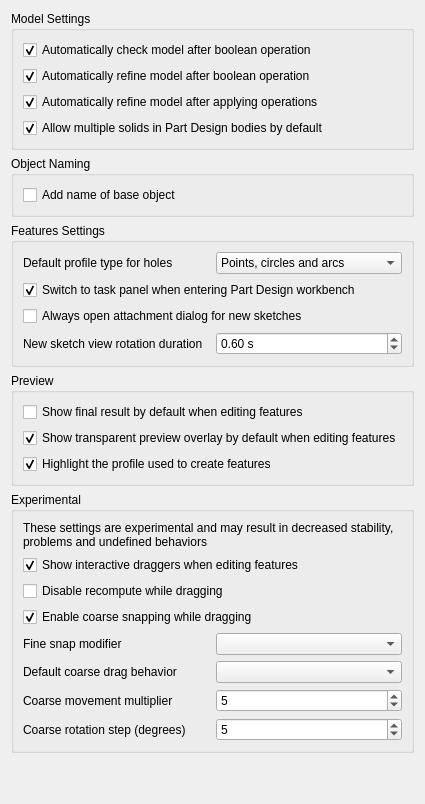
<?xml version="1.0" encoding="UTF-8"?>
<ui version="4.0">
 <class>PartGui::DlgSettingsGeneral</class>
 <widget class="QWidget" name="PartGui::DlgSettingsGeneral">
  <property name="minimumSize">
   <size>
    <width>400</width>
    <height>500</height>
   </size>
  </property>
  <property name="windowTitle">
   <string>General</string>
  </property>
  <layout class="QVBoxLayout" name="verticalLayout">
   <item>
    <widget class="QGroupBox" name="groupBox_2">
     <property name="title">
      <string>Model Settings</string>
     </property>
     <layout class="QGridLayout" name="gridLayout">
      <item row="0" column="0">
       <widget class="Gui::PrefCheckBox" name="checkBooleanCheck">
        <property name="sizePolicy">
         <sizepolicy hsizetype="Preferred" vsizetype="Fixed">
          <horstretch>0</horstretch>
          <verstretch>0</verstretch>
         </sizepolicy>
        </property>
        <property name="text">
         <string>Automatically check model after boolean operation</string>
        </property>
        <property name="toolTip">
         <string>Validates the geometry (BRep) after every boolean operation to detect errors. Note: This may slow down performance on complex models.</string>
        </property>
        <property name="checked">
         <bool>true</bool>
        </property>
        <property name="prefEntry" stdset="0">
         <cstring>CheckModel</cstring>
        </property>
        <property name="prefPath" stdset="0">
         <cstring>Mod/Part/Boolean</cstring>
        </property>
       </widget>
      </item>
      <item row="1" column="0">
       <widget class="Gui::PrefCheckBox" name="checkBooleanRefine">
        <property name="sizePolicy">
         <sizepolicy hsizetype="Preferred" vsizetype="Fixed">
          <horstretch>0</horstretch>
          <verstretch>0</verstretch>
         </sizepolicy>
        </property>
        <property name="text">
         <string>Automatically refine model after boolean operation</string>
        </property>
        <property name="toolTip">
         <string>Automatically cleans up the shape after boolean operations by removing redundant coplanar edges and merging adjacent faces</string>
        </property>
        <property name="checked">
         <bool>true</bool>
        </property>
        <property name="prefEntry" stdset="0">
         <cstring>RefineModel</cstring>
        </property>
        <property name="prefPath" stdset="0">
         <cstring>Mod/Part/Boolean</cstring>
        </property>
       </widget>
      </item>
      <item row="2" column="0">
       <widget class="Gui::PrefCheckBox" name="checkSketchBaseRefine">
        <property name="sizePolicy">
         <sizepolicy hsizetype="Preferred" vsizetype="Fixed">
          <horstretch>0</horstretch>
          <verstretch>0</verstretch>
         </sizepolicy>
        </property>
        <property name="text">
         <string>Automatically refine model after applying operations</string>
        </property>
        <property name="toolTip">
         <string>Automatically runs a refinement pass after creating Part Design features to remove unnecessary edges and clean up the geometry</string>
        </property>
        <property name="checked">
         <bool>true</bool>
        </property>
        <property name="prefEntry" stdset="0">
         <cstring>RefineModel</cstring>
        </property>
        <property name="prefPath" stdset="0">
         <cstring>Mod/PartDesign</cstring>
        </property>
       </widget>
      </item>
      <item row="3" column="0">
       <widget class="Gui::PrefCheckBox" name="checkAllowCompoundBody">
        <property name="sizePolicy">
         <sizepolicy hsizetype="Preferred" vsizetype="Fixed">
          <horstretch>0</horstretch>
          <verstretch>0</verstretch>
         </sizepolicy>
        </property>
        <property name="text">
         <string>Allow multiple solids in Part Design bodies by default</string>
        </property>
        <property name="toolTip">
         <string>Sets new bodies to allow multiple disconnected solids (compounds). If unchecked, a body is strictly limited to a single contiguous solid.</string>
        </property>
        <property name="checked">
         <bool>true</bool>
        </property>
        <property name="prefEntry" stdset="0">
         <cstring>AllowCompoundDefault</cstring>
        </property>
        <property name="prefPath" stdset="0">
         <cstring>Mod/PartDesign</cstring>
        </property>
       </widget>
      </item>
     </layout>
    </widget>
   </item>
   <item>
    <widget class="QGroupBox" name="groupBox_3">
     <property name="enabled">
      <bool>true</bool>
     </property>
     <property name="visible">
      <bool>false</bool>
     </property>
     <property name="title">
      <string>Object Naming</string>
     </property>
     <layout class="QGridLayout" name="gridLayout_2">
      <item row="0" column="0">
       <widget class="Gui::PrefCheckBox" name="checkObjectNaming">
        <property name="sizePolicy">
         <sizepolicy hsizetype="Preferred" vsizetype="Fixed">
          <horstretch>0</horstretch>
          <verstretch>0</verstretch>
         </sizepolicy>
        </property>
        <property name="toolTip">
         <string>Currently not implemented: this option does not yet modify automatically generated Part feature names</string>
        </property>
        <property name="text">
         <string>Add name of base object</string>
        </property>
        <property name="prefEntry" stdset="0">
         <cstring>AddBaseObjectName</cstring>
        </property>
        <property name="prefPath" stdset="0">
         <cstring>Mod/Part</cstring>
        </property>
       </widget>
      </item>
     </layout>
    </widget>
   </item>
   <item>
    <widget class="QGroupBox" name="groupBox">
     <property name="title">
      <string>Features Settings</string>
     </property>
     <layout class="QVBoxLayout" name="verticalLayout_4">
      <item>
       <layout class="QHBoxLayout" name="horizontalLayout_2">
        <item>
         <widget class="QLabel" name="label">
          <property name="sizePolicy">
           <sizepolicy hsizetype="Preferred" vsizetype="Preferred">
            <horstretch>0</horstretch>
            <verstretch>0</verstretch>
           </sizepolicy>
          </property>
          <property name="toolTip">
           <string>Specifies which profile geometry types are accepted by the Part Design Hole feature</string>
          </property>
          <property name="text">
           <string>Default profile type for holes</string>
          </property>
         </widget>
        </item>
        <item>
         <widget class="Gui::PrefComboBox" name="comboDefaultProfileTypeForHole">
          <property name="sizePolicy">
           <sizepolicy hsizetype="Preferred" vsizetype="Fixed">
            <horstretch>0</horstretch>
            <verstretch>0</verstretch>
           </sizepolicy>
          </property>
          <property name="toolTip">
           <string>Specifies which sketch elements (points, circles, or arcs) the Hole tool should automatically detect and use as hole centers</string>
          </property>
          <property name="currentIndex">
           <number>1</number>
          </property>
          <property name="prefEntry" stdset="0">
           <cstring>defaultBaseTypeHole</cstring>
          </property>
          <property name="prefPath" stdset="0">
           <cstring>Mod/PartDesign</cstring>
          </property>
          <item>
           <property name="text">
            <string>Circles and arcs</string>
           </property>
          </item>
          <item>
           <property name="text">
            <string>Points, circles and arcs</string>
           </property>
          </item>
          <item>
           <property name="text">
            <string>Points</string>
           </property>
          </item>
         </widget>
        </item>
       </layout>
      </item>
      <item>
       <widget class="Gui::PrefCheckBox" name="checkSwitchToTask">
        <property name="sizePolicy">
         <sizepolicy hsizetype="Preferred" vsizetype="Fixed">
          <horstretch>0</horstretch>
          <verstretch>0</verstretch>
         </sizepolicy>
        </property>
        <property name="toolTip">
         <string>Automatically switch to the task panel when the Part Design workbench is activated</string>
        </property>
        <property name="text">
         <string>Switch to task panel when entering Part Design workbench</string>
        </property>
        <property name="checked">
         <bool>true</bool>
        </property>
        <property name="prefEntry" stdset="0">
         <cstring>SwitchToTask</cstring>
        </property>
        <property name="prefPath" stdset="0">
         <cstring>Mod/PartDesign</cstring>
        </property>
       </widget>
      </item>
      <item>
       <widget class="Gui::PrefCheckBox" name="checkNewSketchAttachmentDialog">
        <property name="sizePolicy">
         <sizepolicy hsizetype="Preferred" vsizetype="Fixed">
          <horstretch>0</horstretch>
          <verstretch>0</verstretch>
         </sizepolicy>
        </property>
        <property name="toolTip">
         <string>Always open the attachment dialog when creating a new sketch in Part Design, regardless of selection or holding the Shift key. Without this, only a single face or datum plane selection skips the dialog.</string>
        </property>
        <property name="text">
         <string>Always open attachment dialog for new sketches</string>
        </property>
        <property name="checked">
         <bool>false</bool>
        </property>
        <property name="prefEntry" stdset="0">
         <cstring>NewSketchUseAttachmentDialog</cstring>
        </property>
        <property name="prefPath" stdset="0">
         <cstring>Mod/PartDesign</cstring>
        </property>
       </widget>
      </item>
      <item>
       <layout class="QHBoxLayout" name="horizontalLayoutNewSketchViewAnimation">
        <item>
         <widget class="QLabel" name="labelNewSketchViewAnimation">
          <property name="text">
           <string>New sketch view rotation duration</string>
          </property>
          <property name="toolTip">
           <string>How long the eased rotation to the axonometric view takes when the sketch attachment dialog reveals the origin planes. Set to 0 to snap instantly.</string>
          </property>
         </widget>
        </item>
        <item>
         <widget class="Gui::PrefDoubleSpinBox" name="spinNewSketchViewAnimationDuration">
          <property name="suffix">
           <string notr="true"> s</string>
          </property>
          <property name="decimals">
           <number>2</number>
          </property>
          <property name="minimum">
           <double>0.000000000000000</double>
          </property>
          <property name="maximum">
           <double>10.000000000000000</double>
          </property>
          <property name="singleStep">
           <double>0.100000000000000</double>
          </property>
          <property name="value">
           <double>0.600000000000000</double>
          </property>
          <property name="prefEntry" stdset="0">
           <cstring>NewSketchViewAnimationDuration</cstring>
          </property>
          <property name="prefPath" stdset="0">
           <cstring>Mod/PartDesign</cstring>
          </property>
         </widget>
        </item>
       </layout>
      </item>
     </layout>
    </widget>
   </item>
   <item>
    <widget class="QGroupBox" name="groupBoxPreview">
     <property name="title">
      <string>Preview</string>
     </property>
     <layout class="QVBoxLayout" name="verticalLayout_31">
      <item>
       <widget class="Gui::PrefCheckBox" name="checkShowFinalPreview">
        <property name="sizePolicy">
         <sizepolicy hsizetype="Preferred" vsizetype="Fixed">
          <horstretch>0</horstretch>
          <verstretch>0</verstretch>
         </sizepolicy>
        </property>
        <property name="text">
         <string>Show final result by default when editing features</string>
        </property>
        <property name="toolTip">
         <string>Displays the fully computed model in the 3D view while editing a feature, showing the final context rather than just the isolated feature</string>
        </property>
        <property name="prefEntry" stdset="0">
         <cstring>ShowFinal</cstring>
        </property>
        <property name="prefPath" stdset="0">
         <cstring>Mod/PartDesign/Preview</cstring>
        </property>
       </widget>
      </item>
      <item>
       <widget class="Gui::PrefCheckBox" name="checkShowTransparentPreview">
        <property name="sizePolicy">
         <sizepolicy hsizetype="Preferred" vsizetype="Fixed">
          <horstretch>0</horstretch>
          <verstretch>0</verstretch>
         </sizepolicy>
        </property>
        <property name="text">
         <string>Show transparent preview overlay by default when editing features</string>
        </property>
        <property name="toolTip">
         <string>Overlays a semi-transparent preview of the result while editing features to visualize changes before they are applied</string>
        </property>
        <property name="checked">
         <bool>true</bool>
        </property>
        <property name="prefEntry" stdset="0">
         <cstring>ShowTransparentPreview</cstring>
        </property>
        <property name="prefPath" stdset="0">
         <cstring>Mod/PartDesign/Preview</cstring>
        </property>
       </widget>
      </item>
      <item>
       <widget class="Gui::PrefCheckBox" name="checkShowProfilePreview">
        <property name="sizePolicy">
         <sizepolicy hsizetype="Preferred" vsizetype="Fixed">
          <horstretch>0</horstretch>
          <verstretch>0</verstretch>
         </sizepolicy>
        </property>
        <property name="text">
         <string>Highlight the profile used to create features</string>
        </property>
        <property name="toolTip">
         <string>Visually highlights the source sketch or geometry used to generate the feature currently being edited</string>
        </property>
        <property name="checked">
         <bool>true</bool>
        </property>
        <property name="prefEntry" stdset="0">
         <cstring>ShowProfilePreview</cstring>
        </property>
        <property name="prefPath" stdset="0">
         <cstring>Mod/PartDesign/Preview</cstring>
        </property>
       </widget>
      </item>
     </layout>
    </widget>
   </item>
   <item>
    <widget class="QGroupBox" name="groupBoxExperimental">
     <property name="title">
      <string>Experimental</string>
     </property>
     <layout class="QVBoxLayout" name="verticalLayout_2">
      <item>
       <widget class="QLabel" name="warningLabel">
        <property name="text">
         <string>These settings are experimental and may result in decreased stability, problems and undefined behaviors</string>
        </property>
        <property name="wordWrap">
         <bool>true</bool>
        </property>
       </widget>
      </item>
      <item>
       <widget class="Gui::PrefCheckBox" name="enableGizmos">
        <property name="sizePolicy">
         <sizepolicy hsizetype="Preferred" vsizetype="Fixed">
          <horstretch>0</horstretch>
          <verstretch>0</verstretch>
         </sizepolicy>
        </property>
        <property name="text">
         <string>Show interactive draggers when editing features</string>
        </property>
        <property name="toolTip">
         <string>Enables on-screen handles (draggers) in the 3D view for interactively modifying dimensions and parameters of the feature being edited by dragging</string>
        </property>
        <property name="checked">
         <bool>true</bool>
        </property>
        <property name="prefEntry" stdset="0">
         <cstring>EnableGizmos</cstring>
        </property>
        <property name="prefPath" stdset="0">
         <cstring>Gui/Gizmos</cstring>
        </property>
       </widget>
      </item>
      <item>
       <widget class="Gui::PrefCheckBox" name="delayedGizmoUpdate">
        <property name="sizePolicy">
         <sizepolicy hsizetype="Preferred" vsizetype="Fixed">
          <horstretch>0</horstretch>
          <verstretch>0</verstretch>
         </sizepolicy>
        </property>
        <property name="text">
         <string>Disable recompute while dragging</string>
        </property>
        <property name="toolTip">
         <string>Prevents the model from recalculating while manipulating draggers. The shape updates only after release of the mouse button.</string>
        </property>
        <property name="prefEntry" stdset="0">
         <cstring>DelayedGizmoUpdate</cstring>
        </property>
        <property name="prefPath" stdset="0">
         <cstring>Gui/Gizmos</cstring>
        </property>
       </widget>
      </item>
      <item>
       <widget class="Gui::PrefCheckBox" name="enableCoarseSnap">
        <property name="text">
         <string>Enable coarse snapping while dragging</string>
        </property>
        <property name="toolTip">
         <string>Enables larger snapping increments while  manipulating draggers</string>
        </property>
        <property name="checked">
         <bool>true</bool>
        </property>
        <property name="prefEntry" stdset="0">
         <cstring>EnableCoarseSnap</cstring>
        </property>
        <property name="prefPath" stdset="0">
         <cstring>Gui/Gizmos</cstring>
        </property>
       </widget>
      </item>
      <item>
       <layout class="QHBoxLayout" name="horizontalLayoutFineSnapModifier">
        <item>
         <widget class="QLabel" name="labelFineSnapModifier">
          <property name="text">
           <string>Fine snap modifier</string>
          </property>
         </widget>
        </item>
        <item>
         <widget class="Gui::PrefComboBox" name="fineSnapModifier">
          <property name="toolTip">
           <string>Defines the modifier key used for fine snapping while dragging</string>
          </property>
          <property name="prefEntry" stdset="0">
           <cstring>FineSnapModifier</cstring>
          </property>
          <property name="prefPath" stdset="0">
           <cstring>Gui/Gizmos</cstring>
          </property>
          <property name="prefType" stdset="0">
           <number>0</number>
          </property>
         </widget>
        </item>
       </layout>
      </item>
      <item>
       <layout class="QHBoxLayout" name="horizontalLayoutDefaultCoarseDragBehavior">
        <item>
         <widget class="QLabel" name="labelDefaultCoarseDragBehavior">
          <property name="text">
           <string>Default coarse drag behavior</string>
          </property>
         </widget>
        </item>
        <item>
         <widget class="Gui::PrefComboBox" name="defaultCoarseDragBehavior">
          <property name="toolTip">
           <string>Determines whether the drag is coarse or fine without holding the modifier key</string>
          </property>
          <property name="prefEntry" stdset="0">
           <cstring>DefaultCoarseDragBehavior</cstring>
          </property>
          <property name="prefPath" stdset="0">
           <cstring>Gui/Gizmos</cstring>
          </property>
          <property name="prefType" stdset="0">
           <number>0</number>
          </property>
         </widget>
        </item>
       </layout>
      </item>
      <item>
       <layout class="QHBoxLayout" name="horizontalLayoutCoarseLinearSnapMultiplier">
        <item>
         <widget class="QLabel" name="labelCoarseLinearSnapMultiplier">
          <property name="text">
           <string>Coarse movement multiplier</string>
          </property>
         </widget>
        </item>
        <item>
         <widget class="Gui::PrefSpinBox" name="coarseLinearSnapMultiplier">
          <property name="minimum">
           <number>1</number>
          </property>
          <property name="maximum">
           <number>100</number>
          </property>
          <property name="value">
           <number>5</number>
          </property>
          <property name="toolTip">
           <string>Multiplies the base movement increment when coarse snapping is active</string>
          </property>
          <property name="prefEntry" stdset="0">
           <cstring>CoarseLinearSnapMultiplier</cstring>
          </property>
          <property name="prefPath" stdset="0">
           <cstring>Gui/Gizmos</cstring>
          </property>
         </widget>
        </item>
       </layout>
      </item>
      <item>
       <layout class="QHBoxLayout" name="horizontalLayoutCoarseRotationSnapMultiplier">
        <item>
         <widget class="QLabel" name="labelCoarseRotationSnapMultiplier">
          <property name="text">
           <string>Coarse rotation step (degrees)</string>
          </property>
         </widget>
        </item>
        <item>
         <widget class="Gui::PrefSpinBox" name="coarseRotationSnapMultiplier">
          <property name="minimum">
           <number>1</number>
          </property>
          <property name="maximum">
           <number>100</number>
          </property>
          <property name="value">
           <number>5</number>
          </property>
          <property name="toolTip">
          <string>Sets the rotation step in degrees applied when coarse snapping is active</string>
          </property>
          <property name="prefEntry" stdset="0">
           <cstring>CoarseRotationSnapMultiplier</cstring>
          </property>
          <property name="prefPath" stdset="0">
           <cstring>Gui/Gizmos</cstring>
          </property>
         </widget>
        </item>
       </layout>
      </item>
     </layout>
    </widget>
   </item>
   <item>
    <spacer>
     <property name="orientation">
      <enum>Qt::Orientation::Vertical</enum>
     </property>
     <property name="sizeHint" stdset="0">
      <size>
       <width>20</width>
       <height>40</height>
      </size>
     </property>
    </spacer>
   </item>
  </layout>
 </widget>
 <customwidgets>
  <customwidget>
   <class>Gui::PrefCheckBox</class>
   <extends>QCheckBox</extends>
   <header>Gui/PrefWidgets.h</header>
  </customwidget>
  <customwidget>
   <class>Gui::PrefComboBox</class>
   <extends>QComboBox</extends>
   <header>Gui/PrefWidgets.h</header>
  </customwidget>
  <customwidget>
   <class>Gui::PrefSpinBox</class>
   <extends>QSpinBox</extends>
   <header>Gui/PrefWidgets.h</header>
  </customwidget>
  <customwidget>
   <class>Gui::PrefDoubleSpinBox</class>
   <extends>QDoubleSpinBox</extends>
   <header>Gui/PrefWidgets.h</header>
  </customwidget>
 </customwidgets>
 <resources/>
 <connections/>
</ui>
